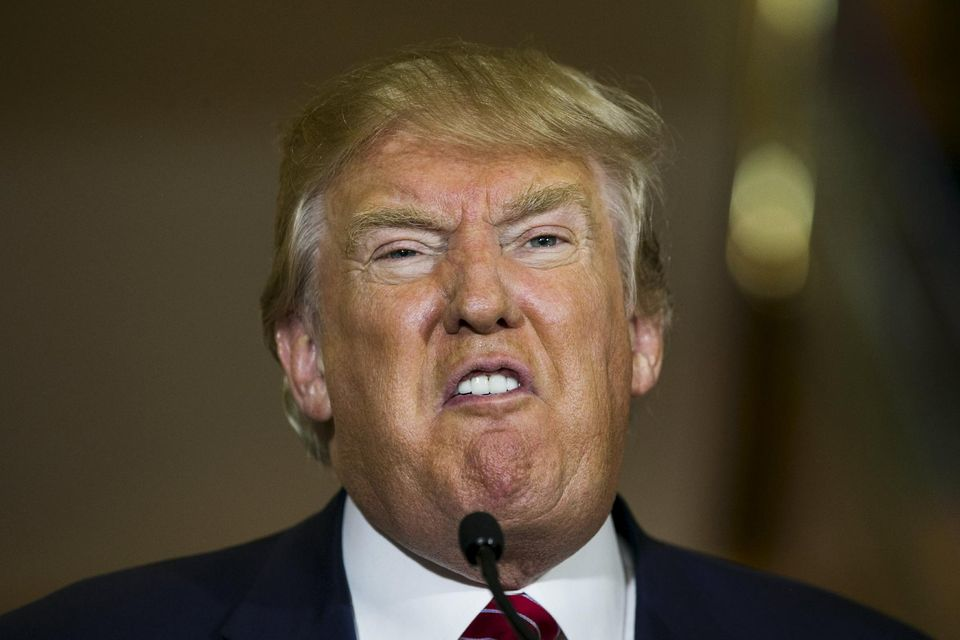
%> input picture trump.jpg, 960 x 640 px
$ octave testfft.m   (GNU Octave 9; MATLAB toolbox functions it lacks are replaced by stand-ins)
%> lines starting %> are read from the running program, lines starting %| are printed output that depends on the picture
%% Image
I = imread('trump.jpg');
%> I is the input picture: size 640x960x3 uint8; mean R, G, B 81.1, 68.2, 50.3
colormap gray;

%% Grey Scale
%image en nuance de gris
trump_gray = rgb2gray(I);
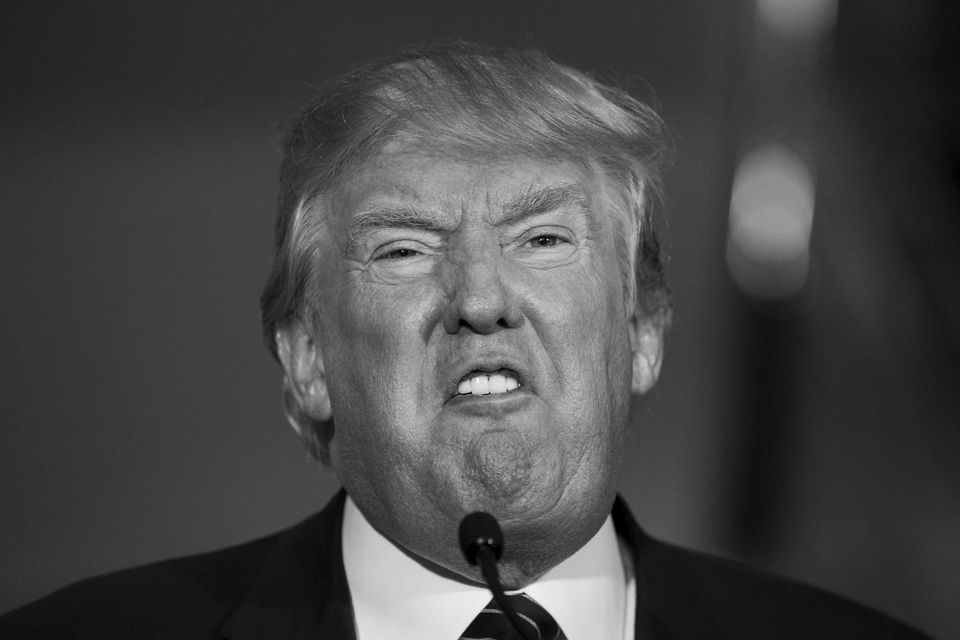
%> trump_gray: size 640x960 uint8; min 0, max 248, mean 70.1
figure();
imshow(trump_gray);

%% FFT
 I_F = fft2(I);
 GI_F = fft2(trump_gray);

%% DCT
DCT_T = dct2(trump_gray);

%% Plots
figure
imshow(I_F);
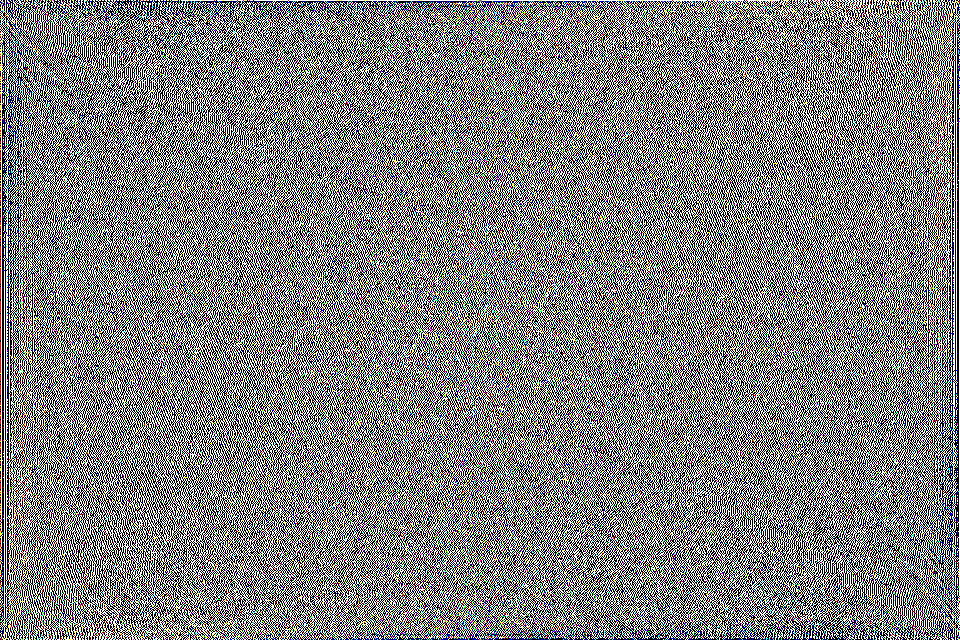
%> displayed picture: size 640x960x3, on the screen's scale of 0 to 255; mean R, G, B 128.2, 127.9, 127.6
title('fft')

figure
imshow(DCT_T);
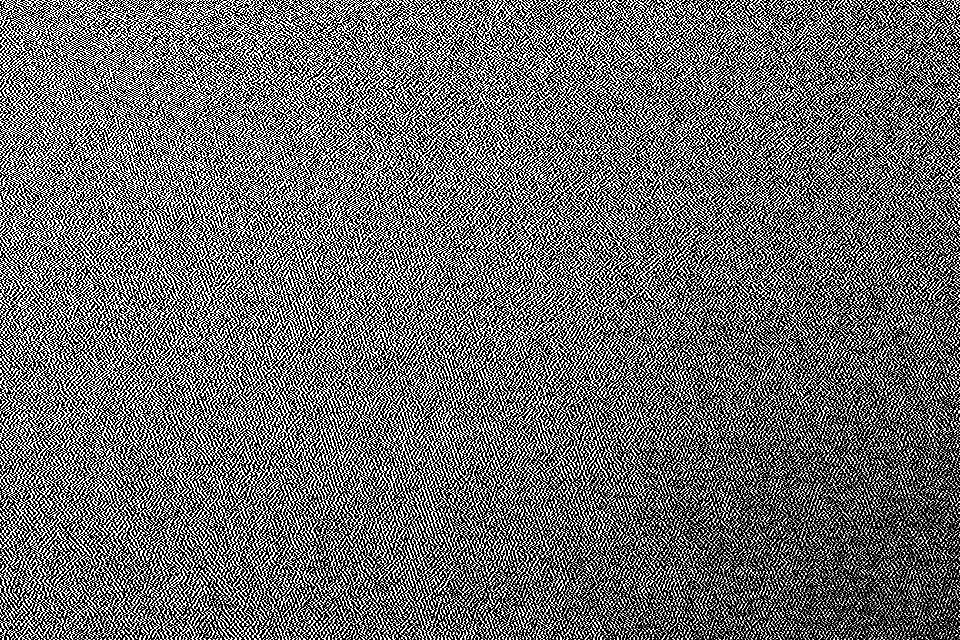
%> displayed picture: size 640x960, on the screen's scale of 0 to 255; min 0, max 255, mean 108.1
title('DCT')

%% FFT Shift

shifted_fft = fftshift(I_F);

figure
imshow(shifted_fft);
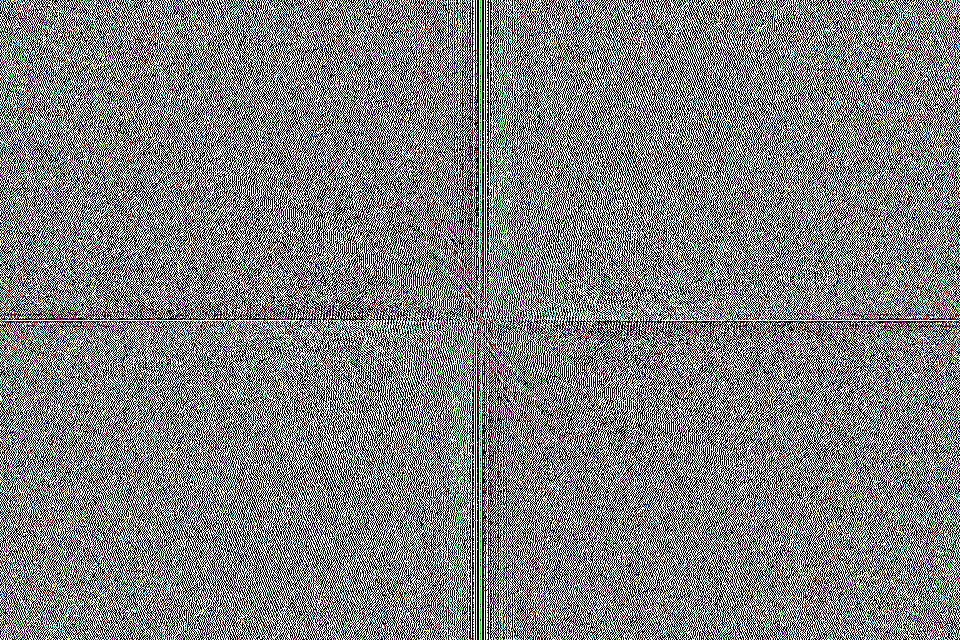
%> displayed picture: size 640x960x3, on the screen's scale of 0 to 255; mean R, G, B 127.6, 128.2, 127.9
title('fft')

$ run again, with putin.jpg copied over trump.jpg
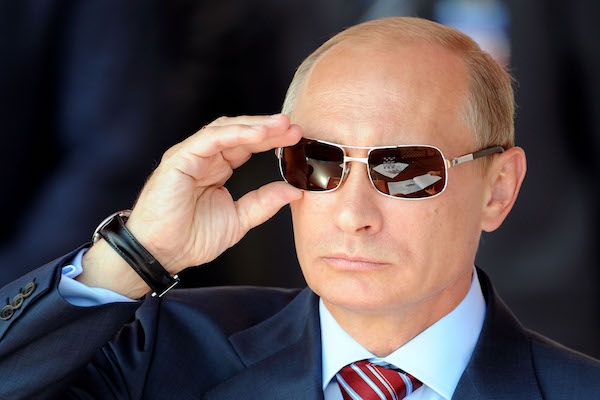
%> input picture putin.jpg, 600 x 400 px
%> I is the input picture: size 400x600x3 uint8; mean R, G, B 88.9, 77, 78.3
%> `trump_gray = rgb2gray(I);`:
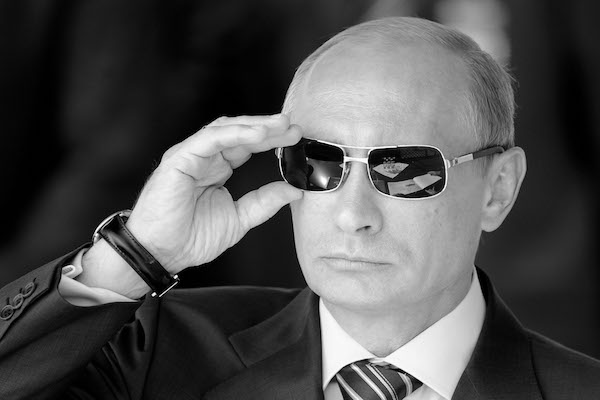
%> trump_gray: size 400x600 uint8; min 0, max 255, mean 80.7
%> `imshow(shifted_fft);`:
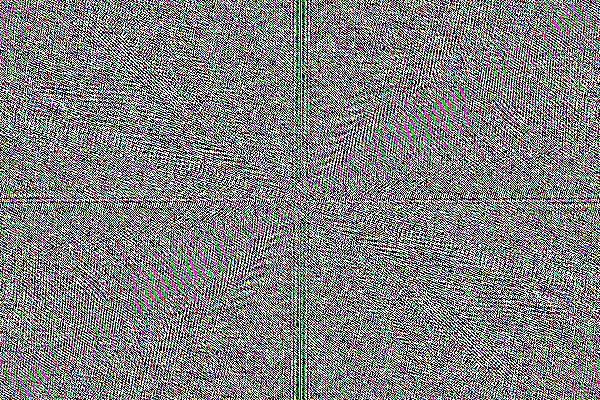
%> displayed picture: size 400x600x3, on the screen's scale of 0 to 255; mean R, G, B 126.8, 127.1, 126.8
